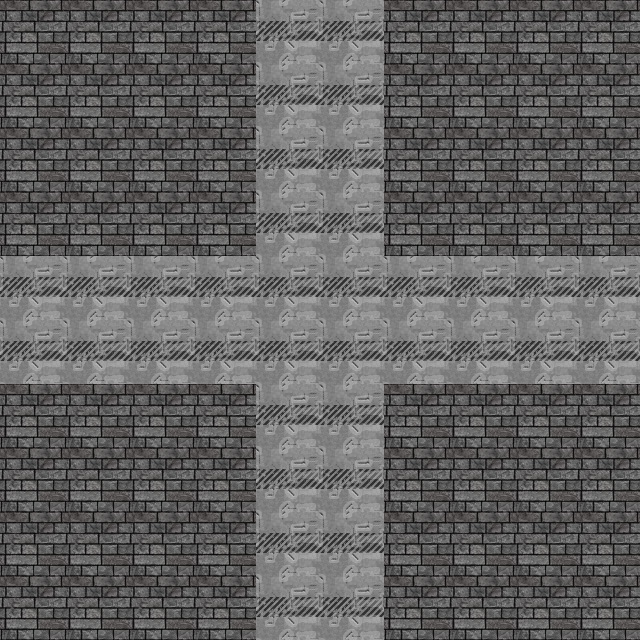

This game map was drawn from its Tiled (.tmx) file and the tilesets committed beside it. A one-line description and the trimmed map source follow:
An orthogonal 10x10 tile map with 64x64 px tiles, 3 tile layers (Background, Dynamic_Obstacles, Walls).

<map version="1.0" orientation="orthogonal" renderorder="right-down" width="10" height="10" tilewidth="64" tileheight="64" nextobjectid="1">
 <tileset firstgid="1" name="64pxTileSet" tilewidth="64" tileheight="64">
  <image source="../64pxTileSet.png" width="1472" height="128" />
 </tileset>
 <layer name="Background" width="10" height="10">
  <data>[100 cells, 100 non-empty, 1 distinct tile ids]</data>
 </layer>
 <layer name="Dynamic_Obstacles" width="10" height="10">
  <data>[100 cells, 0 non-empty, 0 distinct tile ids]</data>
 </layer>
 <layer name="Walls" width="10" height="10">
  <data>[100 cells, 64 non-empty, 1 distinct tile ids]</data>
 </layer>
</map>
